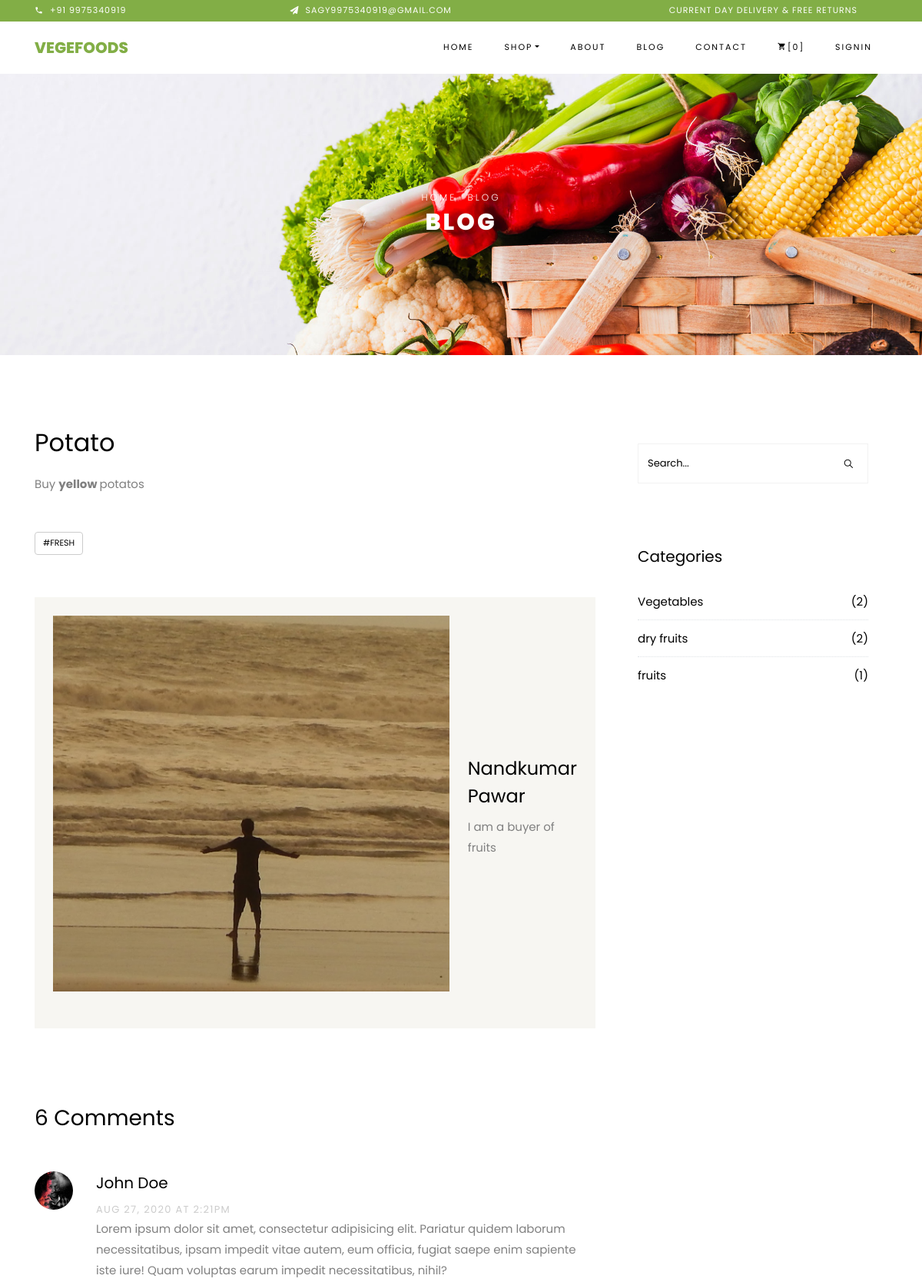
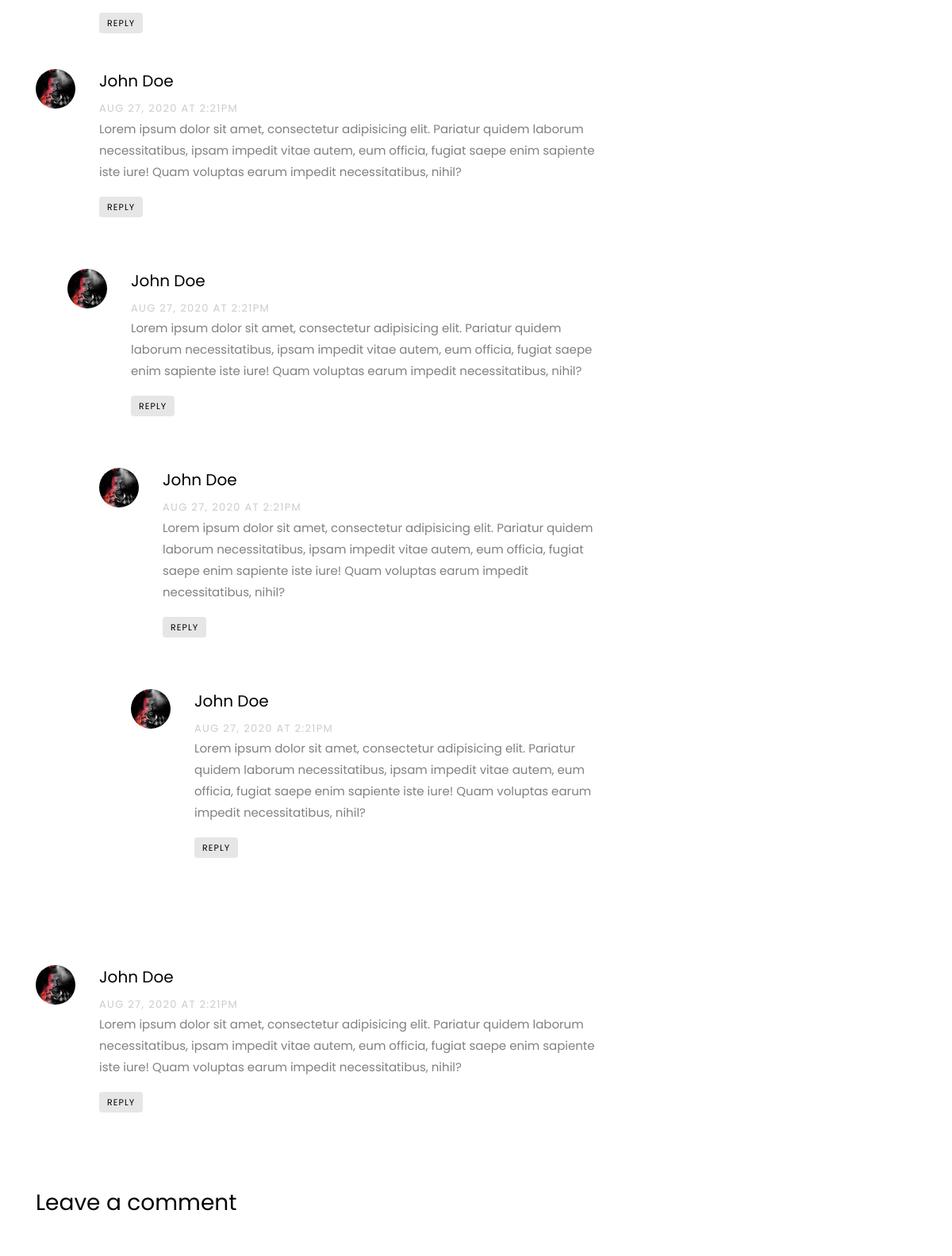
The page /blog/details/2 (upper part) on the database its author committed (2 pictures, top to bottom).
### blog/models.py (models this page shows, shortened)
class Post(models.Model):
	title = models.CharField(max_length=200)
	photo = models.ImageField(upload_to='post')
	content = RichTextUploadingField()
	category = models.ForeignKey(Category, on_delete=models.CASCADE)
	tag = models.ManyToManyField(Tag)
	author = models.ForeignKey(AuthorProfile, on_delete=models.CASCADE)
	is_draft = models.BooleanField(default=False)
	date = models.DateTimeField(auto_now_add=True)

class Tag(models.Model):
	name = models.CharField(max_length=20, unique=True)
	date = models.DateTimeField(auto_now_add=True)
	def __str__(self):
		return self.name

class Category(models.Model):
	name = models.CharField(max_length=50, unique=True)
	date = models.DateTimeField(auto_now_add=True)

### author/models.py (models this page shows)
class AuthorProfile(models.Model):
	user = models.OneToOneField(User, on_delete=models.CASCADE)
	name = models.CharField(max_length=200)
	email = models.EmailField()
	about = models.TextField()
	photo = models.ImageField(upload_to='author')
	gender_choice = (
		('male','Male'),
		('female','Female')
	)
	gender = models.CharField(choices=gender_choice, max_length=6)
	website = models.URLField(blank=True, null=True)
	facebook = models.URLField(blank=True, null=True)
	twitter = models.URLField(blank=True, null=True)
	linkdin = models.URLField(blank=True, null=True)
	date = models.DateTimeField(auto_now_add=True)
	def __str__(self):
		return self.name

### blog/views.py (the view)
# urls.py: path('details/<post_id>', views.post_details, name='post-details'),
def post_details(request, post_id):
    post = Post.objects.get(id=post_id)
    category = Category.objects.all().annotate(number_of_posts=Count('post')).order_by('-number_of_posts', 'name')
    tag = Tag.objects.all()
    recent_post = Post.objects.filter(is_draft=False).order_by('-date')[:3]
    context = {
        'post': post,
        'categories': category,
        'tags': tag,
        'recent_posts': recent_post
    }
    return render(request, 'blog/post-details.html', context)

### templates/blog/post-details.html (shortened to what this page needs)
{% extends 'base/base.html' %}
{% load static %}
{% block content %}
    <div class="hero-wrap hero-bread" style="background-image: url({% static 'images/bg_1.jpg' %});">
      <div class="container">
        <div class="row no-gutters slider-text align-items-center justify-content-center">
          <div class="col-md-9 ftco-animate text-center">
          	<p class="breadcrumbs"><span class="mr-2"><a href="{% url 'home' %}">Home</a></span> <span>Blog</span></p>
            <h1 class="mb-0 bread">Blog</h1>
          </div>
        </div>
      </div>
    </div>
    <section class="ftco-section ftco-degree-bg">
      <div class="container">
        <div class="row">
          <div class="col-lg-8 ftco-animate">
						<h2 class="mb-3">{{ post.title }}</h2>
            <p>{{ post.content|safe }}</p>
            <div class="tag-widget post-tag-container mb-5 mt-5">
              <div class="tagcloud">
                {% for tag in post.tag.all %}
                <a href="#" class="tag-cloud-link">{{ tag }}</a>
                {% endfor %}
              </div>
            </div>
            <div class="about-author d-flex p-4 bg-light">
              <div class="bio align-self-md-center mr-4">
                <img src="{{ post.author.photo.url }}" alt="Image placeholder" class="img-fluid mb-4">
              </div>
              <div class="desc align-self-md-center">
                <h3>{{ post.author }}</h3>
                <p>{{ post.author.about }}</p>
              </div>
            </div>
            <div class="pt-5 mt-5">
              <h3 class="mb-5">6 Comments</h3>
              <ul class="comment-list">
                <li class="comment">
                  <div class="vcard bio">
                    <img src="images/person_1.jpg" alt="Image placeholder">
                  </div>
                  <div class="comment-body">
                    <h3>John Doe</h3>
                    <div class="meta">Aug 27, 2020 at 2:21pm</div>
                    <p>Lorem ipsum dolor sit amet, consectetur adipisicing elit. Pariatur quidem laborum necessitatibus, ipsam impedit vitae autem, eum officia, fugiat saepe enim sapiente iste iure! Quam voluptas earum impedit necessitatibus, nihil?</p>
                    <p><a href="#" class="reply">Reply</a></p>
                  </div>
                </li>
                <li class="comment">
                  <div class="vcard bio">
                    <img src="images/person_1.jpg" alt="Image placeholder">
                  </div>
                  <div class="comment-body">
                    <h3>John Doe</h3>
                    <div class="meta">Aug 27, 2020 at 2:21pm</div>
                    <p>Lorem ipsum dolor sit amet, consectetur adipisicing elit. Pariatur quidem laborum necessitatibus, ipsam impedit vitae autem, eum officia, fugiat saepe enim sapiente iste iure! Quam voluptas earum impedit necessitatibus, nihil?</p>
                    <p><a href="#" class="reply">Reply</a></p>
                  </div>
                  <ul class="children">
                    <li class="comment">
                      <div class="vcard bio">
                        <img src="images/person_1.jpg" alt="Image placeholder">
                      </div>
                      <div class="comment-body">
                        <h3>John Doe</h3>
                        <div class="meta">Aug 27, 2020 at 2:21pm</div>
                        <p>Lorem ipsum dolor sit amet, consectetur adipisicing elit. Pariatur quidem laborum necessitatibus, ipsam impedit vitae autem, eum officia, fugiat saepe enim sapiente iste iure! Quam voluptas earum impedit necessitatibus, nihil?</p>
                        <p><a href="#" class="reply">Reply</a></p>
                      </div>
                      <ul class="children">
                        <li class="comment">
                          <div class="vcard bio">
                            <img src="images/person_1.jpg" alt="Image placeholder">
                          </div>
                          <div class="comment-body">
                            <h3>John Doe</h3>
                            <div class="meta">Aug 27, 2020 at 2:21pm</div>
                            <p>Lorem ipsum dolor sit amet, consectetur adipisicing elit. Pariatur quidem laborum necessitatibus, ipsam impedit vitae autem, eum officia, fugiat saepe enim sapiente iste iure! Quam voluptas earum impedit necessitatibus, nihil?</p>
                            <p><a href="#" class="reply">Reply</a></p>
                          </div>
                            <ul class="children">
                              <li class="comment">
                                <div class="vcard bio">
                                  <img src="images/person_1.jpg" alt="Image placeholder">
                                </div>
                                <div class="comment-body">
                                  <h3>John Doe</h3>
                                  <div class="meta">Aug 27, 2020 at 2:21pm</div>
                                  <p>Lorem ipsum dolor sit amet, consectetur adipisicing elit. Pariatur quidem laborum necessitatibus, ipsam impedit vitae autem, eum officia, fugiat saepe enim sapiente iste iure! Quam voluptas earum impedit necessitatibus, nihil?</p>
                                  <p><a href="#" class="reply">Reply</a></p>
                                </div>
                              </li>
                            </ul>
                        </li>
                      </ul>
                    </li>
                  </ul>
                </li>
                <li class="comment">
                  <div class="vcard bio">
                    <img src="images/person_1.jpg" alt="Image placeholder">
                  </div>
                  <div class="comment-body">
                    <h3>John Doe</h3>
                    <div class="meta">Aug 27, 2020 at 2:21pm</div>
                    <p>Lorem ipsum dolor sit amet, consectetur adipisicing elit. Pariatur quidem laborum necessitatibus, ipsam impedit vitae autem, eum officia, fugiat saepe enim sapiente iste iure! Quam voluptas earum impedit necessitatibus, nihil?</p>
                    <p><a href="#" class="reply">Reply</a></p>
                  </div>
                </li>
              </ul>
              <div class="comment-form-wrap pt-5">
                <h3 class="mb-5">Leave a comment</h3>
              </div>
            </div>
          </div>
          {% include 'blog/sidebar.html' %}
        </div>
      </div>
    </section>
{% endblock %}

### templates/blog/sidebar.html (shortened to what this page needs)
{% load static %}
<div class="col-lg-4 sidebar ftco-animate">
  <div class="sidebar-box">
    <form action="#" class="search-form">
      <div class="form-group">
        <span class="icon ion-ios-search"></span>
        <input type="text" class="form-control" placeholder="Search...">
      </div>
    </form>
  </div>
  <div class="sidebar-box ftco-animate">
    <h3 class="heading">Categories</h3>
    <ul class="categories">
      {% if categories %}
        {% for category in categories %}
        <li><a href="{% url 'post-by-category' category.name %}">{{ category.name }}<span style="color: #000">({{ category.post_set.count }})</span></a></li>
        {% endfor %}
      {% else %}
        <li>There are no Category in the Database</li>
      {% endif %}
    </ul>
  </div>
</div>

### rows shown on the page
Post: title "Potato", content "Buy yellow potatos", author.photo (picture), author "Nandkumar Pawar", author.about "I am a buyer of fruits"
Tag: name "#FRESH"
Category: name "Vegetables", post_set.count "2"
Category: name "dry fruits", post_set.count "2"
Category: name "fruits", post_set.count "1"
